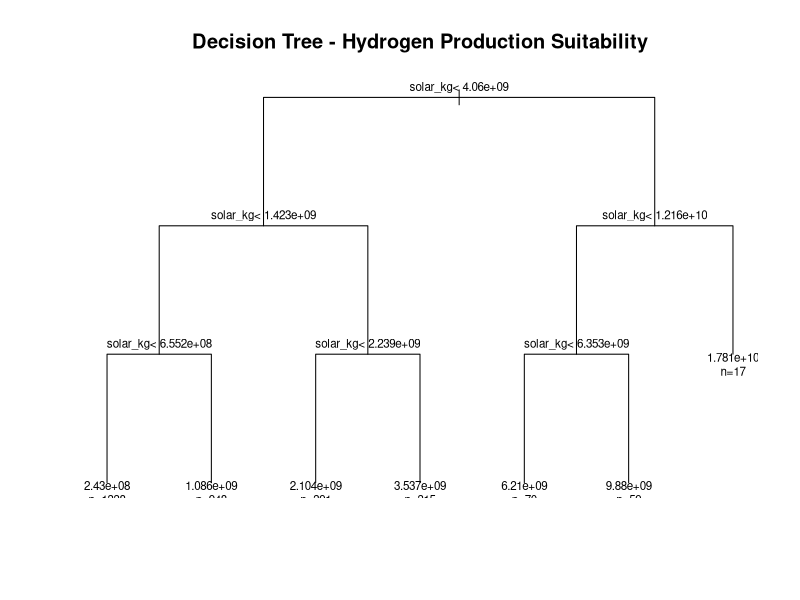
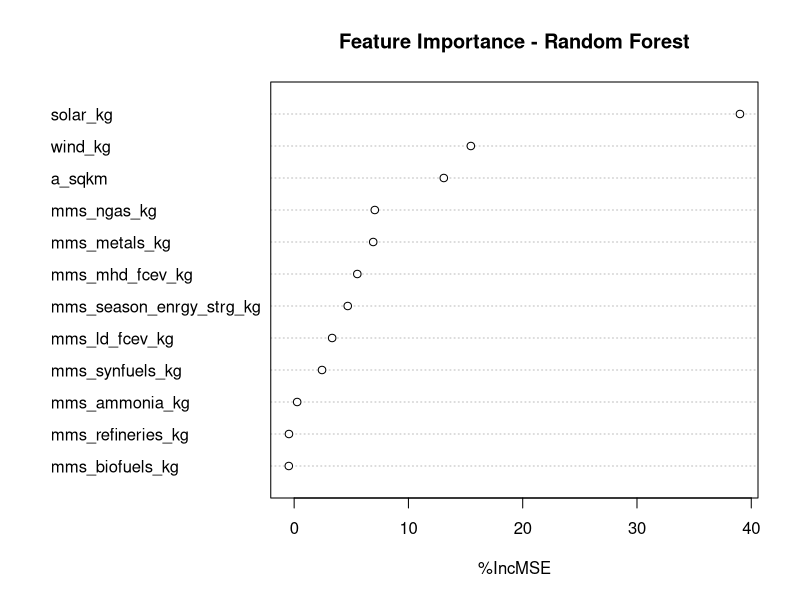
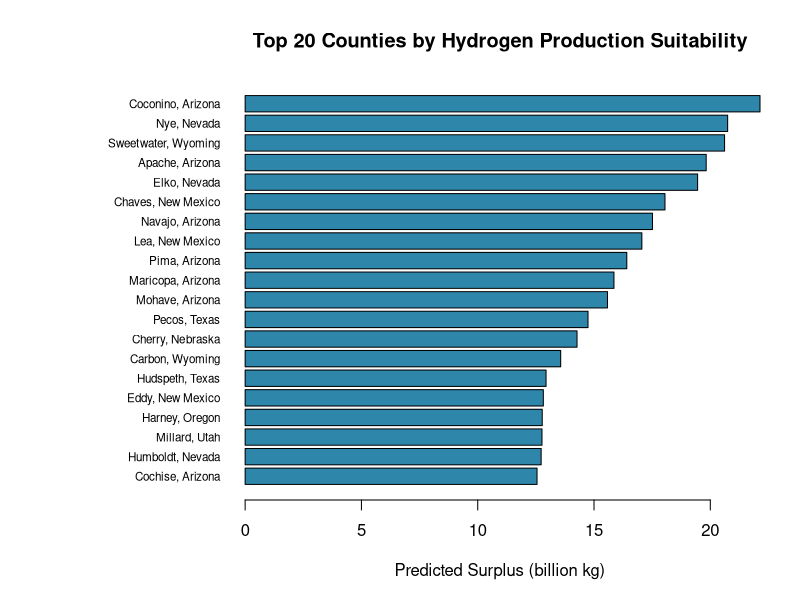
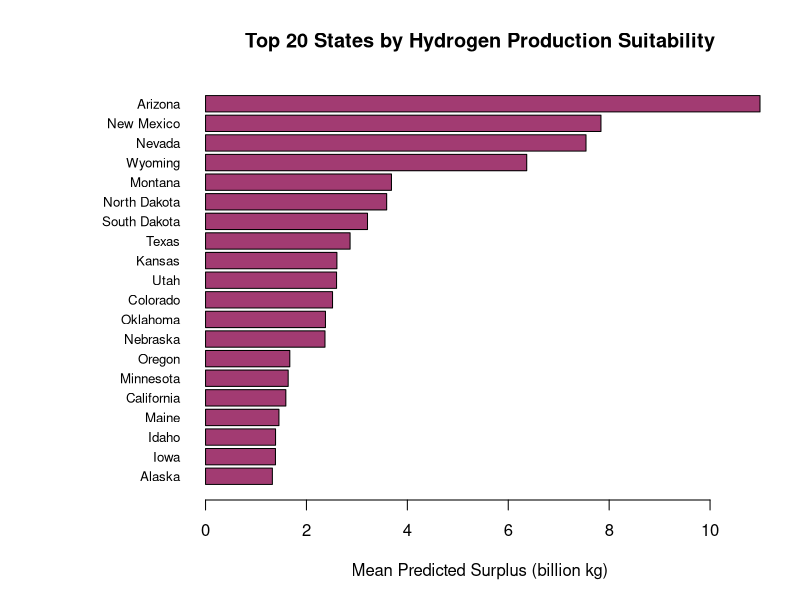

These figures' R source, in order:
getwd()
data <- read.csv("data1.csv")
#Machine Learning: tree based method
names(data)
head(data[, c("name", "state_name", 
              "total_resource_minus_total_demand_kg")])
install.packages("rpart")
install.packages("randomForest")
library(rpart)
library(randomForest)

# Set up features and target
features <- c("mms_refineries_kg", "mms_metals_kg", "mms_ammonia_kg",
              "mms_biofuels_kg", "mms_synfuels_kg", "mms_ngas_kg",
              "mms_ld_fcev_kg", "mms_mhd_fcev_kg", 
              "mms_season_enrgy_strg_kg", "solar_kg", "wind_kg",
              "a_sqkm")

target <- "total_resource_minus_total_demand_kg"
# Prepare data
ml_data <- data[, c(features, target, "name", "state_name")]

# Check issues
cat("Rows:", nrow(ml_data), "\n")
cat("Missing values:", sum(is.na(ml_data)), "\n")

# Step 1: Decision Tree
set.seed(42)

tree_model <- rpart(
  total_resource_minus_total_demand_kg ~ mms_refineries_kg + 
    mms_metals_kg + mms_ammonia_kg + mms_biofuels_kg + 
    mms_synfuels_kg + mms_ngas_kg + mms_ld_fcev_kg + 
    mms_mhd_fcev_kg + mms_season_enrgy_strg_kg + 
    solar_kg + wind_kg + a_sqkm,
  data = ml_data,
  method = "anova",
  control = rpart.control(maxdepth = 4, minsplit = 20)
)

# Print summary of tree
printcp(tree_model)

# Plot the tree
png("decision_tree.png", width=1200, height=800)
plot(tree_model, uniform=TRUE, 
     main="Decision Tree - Hydrogen Production Suitability")
text(tree_model, use.n=TRUE, cex=0.7)
dev.off()

cat("Tree saved!\n")

# Step 2: Random Forest
set.seed(42)

rf_model <- randomForest(
  total_resource_minus_total_demand_kg ~ mms_refineries_kg + 
    mms_metals_kg + mms_ammonia_kg + mms_biofuels_kg + 
    mms_synfuels_kg + mms_ngas_kg + mms_ld_fcev_kg + 
    mms_mhd_fcev_kg + mms_season_enrgy_strg_kg + 
    solar_kg + wind_kg + a_sqkm,
  data = ml_data,
  ntree = 200,
  importance = TRUE
)

# Print summary
print(rf_model)

# Feature importance
importance(rf_model)

# Save feature importance plot
png("feature_importance.png", width=800, height=600)
varImpPlot(rf_model, 
           main="Feature Importance - Random Forest",
           type=1)
dev.off()

# Step 3: Rankings
# Add predictions back to data
ml_data$predicted_surplus <- predict(rf_model, ml_data)

# Top 20 counties
top20_counties <- head(ml_data[order(-ml_data$predicted_surplus), 
                               c("name", "state_name", 
                                 "predicted_surplus")], 20)
print(top20_counties)

# State level rankings: average predicted surplus per state
state_rankings <- aggregate(predicted_surplus ~ state_name, 
                            data = ml_data, FUN = mean)
state_rankings <- state_rankings[order(-state_rankings$predicted_surplus), ]
print(head(state_rankings, 20))

# Top 20 counties plot
png("top20_counties.png", width=900, height=700)
par(mar=c(5,12,4,2))
barplot(rev(top20_counties$predicted_surplus/1e9),
        names.arg=rev(paste(top20_counties$name, 
                            top20_counties$state_name, sep=", ")),
        horiz=TRUE, las=1, cex.names=0.7,
        xlab="Predicted Surplus (billion kg)",
        main="Top 20 Counties by Hydrogen Production Suitability",
        col="#2E86AB")
dev.off()

# Top 20 states plot
top20_states <- head(state_rankings, 20)
png("top20_states.png", width=900, height=700)
par(mar=c(5,10,4,2))
barplot(rev(top20_states$predicted_surplus/1e9),
        names.arg=rev(top20_states$state_name),
        horiz=TRUE, las=1, cex.names=0.8,
        xlab="Mean Predicted Surplus (billion kg)",
        main="Top 20 States by Hydrogen Production Suitability",
        col="#A23B72")
dev.off()

cat("Plots saved!\n")

# Get R squared for random forest
rf_r2 <- 1 - sum((ml_data$total_resource_minus_total_demand_kg - 
                    ml_data$predicted_surplus)^2) /
  sum((ml_data$total_resource_minus_total_demand_kg - 
         mean(ml_data$total_resource_minus_total_demand_kg))^2)

cat("Random Forest R squared:", round(rf_r2, 4), "\n")
cat("Polynomial R squared: 0.7656\n")
cat("Log-Linear R squared: 0.7083\n")

# Train test split 80/20
set.seed(42)
train_idx <- sample(1:nrow(ml_data), 0.8 * nrow(ml_data))
train_data <- ml_data[train_idx, ]
test_data  <- ml_data[-train_idx, ]

# Retrain on training data
rf_model_test <- randomForest(
  total_resource_minus_total_demand_kg ~ mms_refineries_kg + 
    mms_metals_kg + mms_ammonia_kg + mms_biofuels_kg + 
    mms_synfuels_kg + mms_ngas_kg + mms_ld_fcev_kg + 
    mms_mhd_fcev_kg + mms_season_enrgy_strg_kg + 
    solar_kg + wind_kg + a_sqkm,
  data = train_data,
  ntree = 200,
  importance = TRUE
)

# Test R squared
test_preds <- predict(rf_model_test, test_data)
test_r2 <- 1 - sum((test_data$total_resource_minus_total_demand_kg - 
                      test_preds)^2) /
  sum((test_data$total_resource_minus_total_demand_kg - 
         mean(test_data$total_resource_minus_total_demand_kg))^2)

cat("Test R squared:", round(test_r2, 4), "\n")
